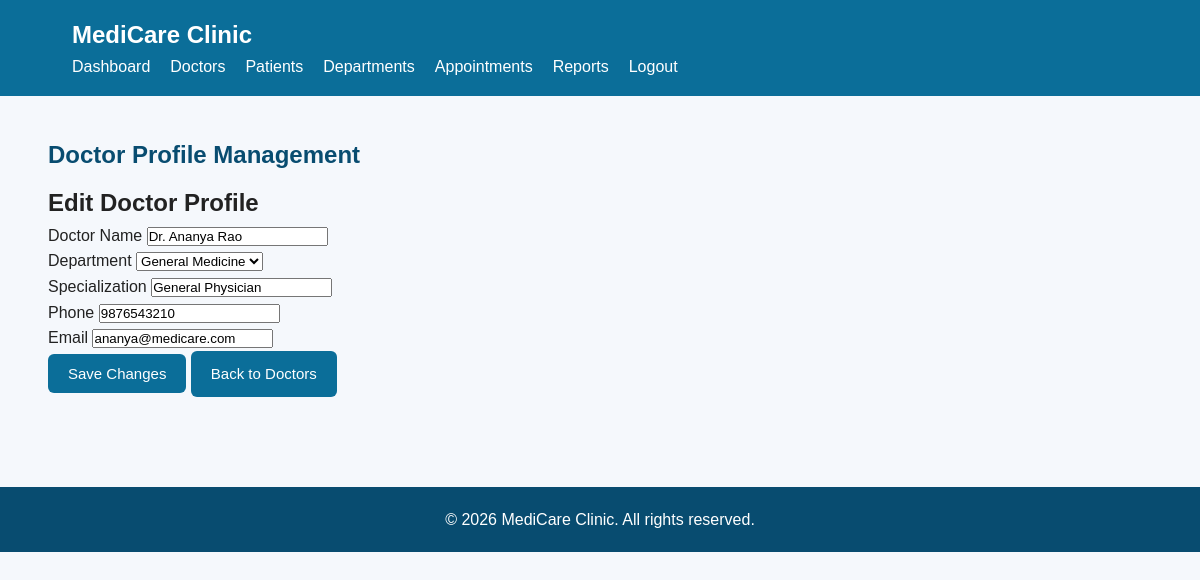
Page /admin/doctor-profile.php?id=1 (signed in) on the committed database.
### tables this page shows
CREATE TABLE IF NOT EXISTS `doctors` (
  `id` int(11) NOT NULL AUTO_INCREMENT,
  `name` varchar(100) NOT NULL,
  `department` varchar(100) NOT NULL,
  `specialization` varchar(100) DEFAULT NULL,
  `phone` varchar(20) DEFAULT NULL,
  `email` varchar(100) DEFAULT NULL,
  PRIMARY KEY (`id`)
);

CREATE TABLE IF NOT EXISTS `departments` (
  `id` int(11) NOT NULL AUTO_INCREMENT,
  `name` varchar(100) NOT NULL,
  PRIMARY KEY (`id`)
);

### admin/doctor-profile.php (the view, shortened to what this page needs)
<?php
include "../config/database.php";
$id = (int) $_GET["id"];
$stmt = $conn->prepare("
    SELECT id, name, department, specialization, phone, email
    FROM doctors
    WHERE id = ?
");
$stmt->bind_param("i", $id);
$stmt->execute();
$result = $stmt->get_result();
$doctor = $result->fetch_assoc();
$departments = $conn->query("
    SELECT name
    FROM departments
    ORDER BY name ASC
");
?>
<!DOCTYPE html>
<html lang="en">
<head>
    <link
        rel="stylesheet"
        href="../css/style.css"
    >
</head>
<body>
<header>
    <div class="container">
        <div class="logo">
            MediCare Clinic
        </div>
        <nav>
            <a href="dashboard.php">Dashboard</a>
            <a href="doctors.php">Doctors</a>
            <a href="patients.php">Patients</a>
            <a href="departments.php">Departments</a>
            <a href="appointments.php">Appointments</a>
            <a href="reports.php">Reports</a>
            <a href="../logout.php">Logout</a>
        </nav>
    </div>
</header>
<section class="dashboard">
    <div class="container">
        <h1>Doctor Profile Management</h1>
        <div class="form-card">
            <h2>Edit Doctor Profile</h2>
            <form method="POST">
                <div class="form-group">
                    <label>Doctor Name</label>
                    <input
                        type="text"
                        name="name"
                        value="<?php echo htmlspecialchars($doctor["name"]); ?>"
                        required
                    >
                </div>
                <div class="form-group">
                    <label>Department</label>
                    <select
                        name="department"
                        required
                    >
                        <?php while ($department = $departments->fetch_assoc()) { ?>
                            <option
                                value="<?php echo htmlspecialchars($department["name"]); ?>"
                                <?php
                                if (
                                    $department["name"] ===
                                    $doctor["department"]
                                ) {
                                    echo "selected";
                                }
                                ?>
                            >
                                <?php
                                echo htmlspecialchars(
                                    $department["name"]
                                );
                                ?>
                            </option>
                        <?php } ?>
                    </select>
                </div>
                <div class="form-group">
                    <label>Specialization</label>
                    <input
                        type="text"
                        name="specialization"
                        value="<?php echo htmlspecialchars($doctor["specialization"]); ?>"
                        required
                    >
                </div>
                <div class="form-group">
                    <label>Phone</label>
                    <input
                        type="text"
                        name="phone"
                        value="<?php echo htmlspecialchars($doctor["phone"]); ?>"
                        required
                    >
                </div>
                <div class="form-group">
                    <label>Email</label>
                    <input
                        type="email"
                        name="email"
                        value="<?php echo htmlspecialchars($doctor["email"]); ?>"
                        required
                    >
                </div>
                <button
                    type="submit"
                    class="btn"
                >
                    Save Changes
                </button>
                <a
                    href="doctors.php"
                    class="btn"
                >
                    Back to Doctors
                </a>
            </form>
        </div>
    </div>
</section>
<footer>
    <p>
        &copy; 2026 MediCare Clinic. All rights reserved.
    </p>
</footer>
</body>
</html>

### css/style.css (style rules this page uses)
html, body { min-height: 100%; }
body { min-height: 100vh; display: flex; flex-direction: column; }
footer { margin-top: auto; }
* { margin: 0; padding: 0; box-sizing: border-box; }
body { font-family: Arial, sans-serif; background: #f5f8fc; color: #222; line-height: 1.6; }
header { background: #0b6e99; color: white; padding: 16px 6%; display: flex; justify-content: space-between; align-items: center; }
.logo { font-size: 24px; font-weight: bold; }
nav { display: flex; gap: 20px; flex-wrap: wrap; }
nav a { color: white; text-decoration: none; font-weight: 500; }
.btn { display: inline-block; background: #0b6e99; color: white; padding: 11px 20px; border: none; border-radius: 6px; text-decoration: none; cursor: pointer; font-size: 15px; }
.dashboard { width: 92%; max-width: 1200px; margin: 40px auto; }
.dashboard h1 { color: #084c70; margin-bottom: 10px; }
footer { background: #084c70; color: white; text-align: center; padding: 20px; margin-top: 50px; }

### rows in the picture
doctors: name "Dr. Ananya Rao", department "General Medicine", specialization "General Physician", phone "9876543210", email "ananya@medicare.com"
